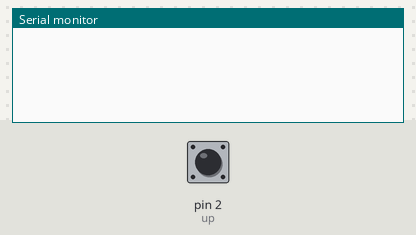
Simulated run of this sketch. Board: Arduino Uno, built with avr-gcc and run on an emulated ATmega328P. Shown: the last lines printed to the serial monitor. Inputs (shaded band) come from the test bench; at power-on: pin 2 (up) HIGH.

Above: at 1.2 s.
1.3 s: pin 2 (up) pulled LOW for 0.15 s
At 2.5 s:
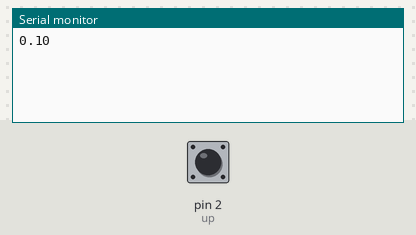
2.9 s: pin 2 (up) pulled LOW for 1 s
At 4.3 s:
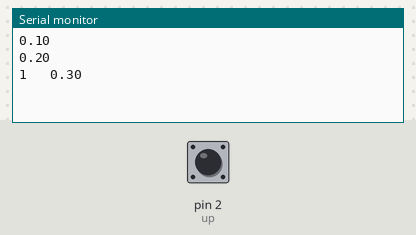
5.4 s: pin 2 (up) pulled LOW for 0.15 s
At 5.9 s:
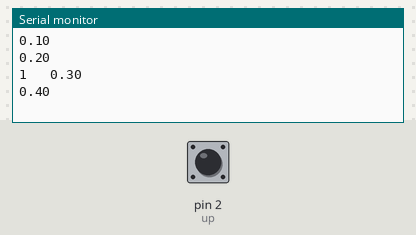

Measured:
- after the input at 1.3 s, the serial monitor: prints a new line at once (image 1)
- after the input at 2.9 s, the serial monitor: prints a new line at once (image 2)
- after the input at 5.4 s, the serial monitor: prints a new line at once (image 3)

The sketch:

sketch_nov05a.ino
```cpp
class Button
{
  unsigned long previousMillis;
  boolean state;
  boolean pin_status;
  int pin;
  int bounce;     // milliseconds of on-time
  int repeat;

public:
Button(int sw_pin, int bounce_time, int repeat_interval)
{
  pin = sw_pin;
  pinMode(pin,INPUT_PULLUP);
  bounce = bounce_time;
  repeat = repeat_interval;
  state = false;
}

int Update()
{
  pin_status = 1 - digitalRead(pin);

  if(pin_status == true && state == false)
 {
  previousMillis = millis();
  state = true;
  repeat = 0;
  return 1;
  }

 if(pin_status == true && state == true && millis()-previousMillis > bounce)
 {
   previousMillis = millis();
   repeat += 1;
   Serial.print(repeat);
   Serial.print("   ");
   return 1 + repeat/10;
 }

if(pin_status == false && millis()-previousMillis > bounce)
 {repeat = 0;
  state = false;
}

 return 0;

 }
};//end class Button Definition


Button up(2,500,1000);
float spd;
float old_spd;

void setup() {
Serial.begin(9600);
}

void loop() {
   spd = spd + up.Update()/10.0;
   if (spd != old_spd)  { Serial.println(spd);}
   old_spd = spd;
}
```
